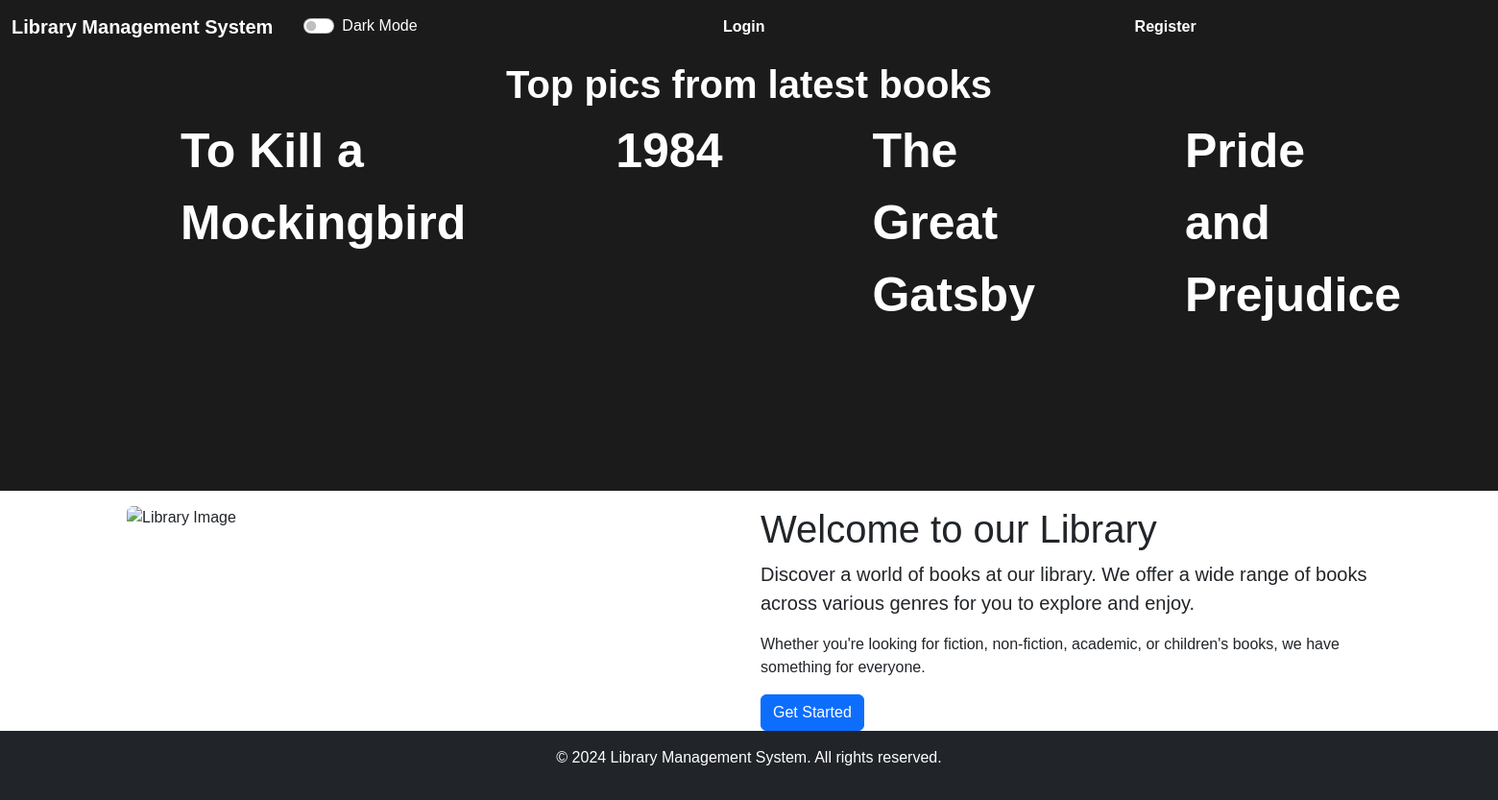
The page / on the database its author committed.
### lmsapp/models.py (models this page shows, shortened)
class Book(models.Model):
    book_pic_url = models.CharField(max_length=2000)
    book_name = models.CharField(max_length=150)
    author_name = models.CharField(max_length=200)
    quantity = models.IntegerField(default=1)
    subject = models.CharField(max_length=2000)
    book_add_time = models.TimeField(default=timezone.now())
    book_add_date = models.DateField(default=date.today())
    class Meta:
        unique_together = ("book_name", "author_name")

### lmsapp/views.py (the view)
# urls.py: path("", views.home, name="home"),  # Moved to the top
def home(request):
    try:
        books = Book.objects.all()
        return render(request, "home.html",{"books":books})
    except Exception as e:
        messages.error(request, str(e))
        return redirect("/")

### lmsapp/templates/home.html (shortened to what this page needs)
{% extends 'base.html' %}
{% load static %}
{% block content %}
  <div class="mrq">
    <h1 style="text-align: center; font-weight: 800;" class="hoverMarquee pt-2" data-aos="fade-up" data-aos-duration="1000">Top pics from latest books</h1>
    <marquee scrollamount="15" onmouseover="pauseMarquee()" onmouseout="resumeMarquee()" id="myMarquee">
      <ul class="marq mt-0 hoverMarquee">
        {% for book in books %}
          <li>
            <p>{{ book.book_name }}</p>
          </li>
        {% endfor %}
      </ul>
    </marquee>
  </div>
  {% if not user.is_authenticated %}
    <div data-aos="fade-up" data-aos-duration="400" class="container mt-2">
      <div class="row">
        <div class="col-md-6">
          <img src="https://images.pexels.com/photos/159711/books-bookstore-book-reading-159711.jpeg?auto=compress&cs=tinysrgb&w=800" alt="Library Image" class="img-fluid rounded" />
        </div>
        <div class="col-md-6">
          <h1 data-aos="fade-up" data-aos-duration="400">Welcome to our Library</h1>
          <p class="lead">Discover a world of books at our library. We offer a wide range of books across various genres for you to explore and enjoy.</p>
          <p>Whether you're looking for fiction, non-fiction, academic, or children's books, we have something for everyone.</p>
          <a href="/login/" class="btn btn-primary" data-aos="fade-up" data-aos-duration="600">Get Started</a>
        </div>
      </div>
    </div>
  {% endif %}
  <footer class="bg-dark text-white text-center p-3" >
    <p>&copy; 2024 Library Management System. All rights reserved.</p>
  </footer>
{% endblock %}

### lmsapp/templates/base.html (style rules this page uses)
* { font-family: sans-serif; }
body { margin: 0px; padding: 0px; color: #212529; overflow-x: hidden; }
.hoverMarquee { color: white; background-color: #1b1b1b; }

### lmsapp/templates/home.html (style rules this page uses)
.marq { list-style-type: none; display: flex; flex-direction: row; width: 100%; justify-content: space-between; }
.marq li p { font-size: 50px; font-weight: 900; margin-left: 10vw; }
.mrq { width: 100vw; background-color: #1b1b1b; }

### rows shown on the page
Book: book_name "To Kill a Mockingbird"
Book: book_name "1984"
Book: book_name "The Great Gatsby"
Book: book_name "Pride and Prejudice"
